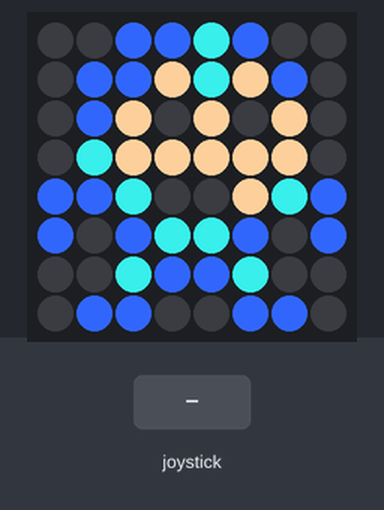
Recording of a program running on a simulated Raspberry Pi (BCM pin numbers) with a Sense HAT. Parts: the Sense HAT's 8×8 RGB LED matrix. The inputs (shaded band) are chosen by the test bench.

Above: at 1.2 s.
1.3 s: joystick pushed up
At 1.35 s:
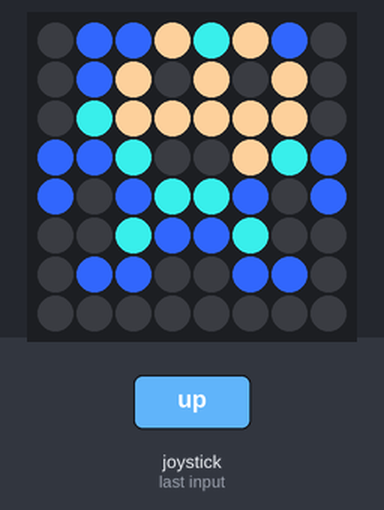
Timing chart, 0 to 4.3 s (numbered marks = the images above; inputs shaded):
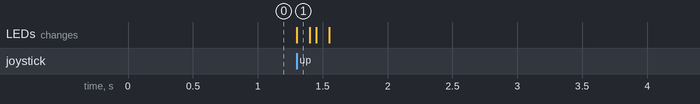

Measured:
- after the input at 1.3 s, the LEDs: change at once (image 1)

The program:

mario.py
```python
from sense_hat import SenseHat
from time import sleep
from random import randint

sense = SenseHat()

b = (51, 102, 255) # Blauw
a = (49, 205, 202) # Azuurblauw
z = (0, 0, 0) # Zwart
s = (252, 204, 156) # skin

user = [
	z,z,b,b,a,b,z,z,
	z,b,b,s,a,s,b,z,
	z,b,s,z,s,z,s,z,
	z,a,s,s,s,s,s,z,
	b,b,a,z,z,s,a,b,
	b,z,b,a,a,b,z,b,
	z,z,a,b,b,a,z,z,
	z,b,b,z,z,b,b,z
]

jump = [
	z,b,b,s,a,s,b,z,
	z,b,s,z,s,z,s,z,
	z,a,s,s,s,s,s,z,
	b,b,a,z,z,s,a,b,
	b,z,b,a,a,b,z,b,
	z,z,a,b,b,a,z,z,
	z,b,b,z,z,b,b,z,
	z,z,z,z,z,z,z,z
]

sense.set_pixels(user)

while True:
  for event in sense.stick.get_events():
	if event.direction == 'up':
		sense.set_pixels(jump)
		sleep(0.1)
		sense.set_pixels(user)
```
